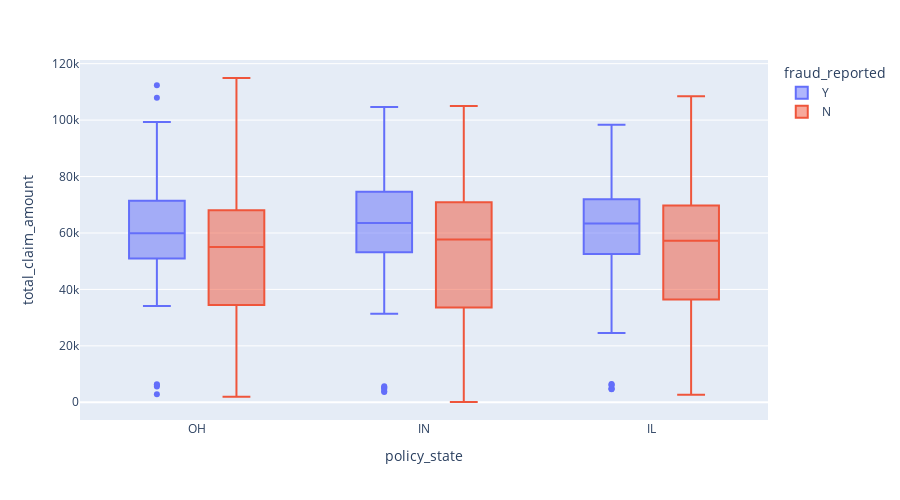

Source (notebook cell):
### Markdown cell above
### 2.2 Distribution of Total Claim Amount by Policy State and Fraud Status

### Code cell
fig = px.box(insurance_claim, x="policy_state", y="total_claim_amount", color="fraud_reported")
fig.update_layout(
    width=900,     # customize width
    height=500     # customize height
)
fig.show()

### Figure 1 — Plotly figure (JSON) as saved in the notebook; plotly's stock layout.template omitted (floating-point values rounded to 4 significant figures; data arrays with more than 128 entries replaced by an {"elided": "..."} marker saying what was removed)
{"data": [{"alignmentgroup": "True", "hovertemplate": "fraud_reported=Y<br>policy_state=%{x}<br>total_claim_amount=%{y}<extra></extra>", "legendgroup": "Y", "marker": {"color": "#636efa"}, "name": "Y", "notched": false, "offsetgroup": "Y", "orientation": "v", "showlegend": true, "type": "box", "x": {"elided": "247 str values"}, "x0": " ", "xaxis": "x", "y": {"elided": "247 int values"}, "y0": " ", "yaxis": "y"}, {"alignmentgroup": "True", "hovertemplate": "fraud_reported=N<br>policy_state=%{x}<br>total_claim_amount=%{y}<extra></extra>", "legendgroup": "N", "marker": {"color": "#EF553B"}, "name": "N", "notched": false, "offsetgroup": "N", "orientation": "v", "showlegend": true, "type": "box", "x": {"elided": "752 str values"}, "x0": " ", "xaxis": "x", "y": {"elided": "752 int values"}, "y0": " ", "yaxis": "y"}], "layout": {"boxmode": "group", "height": 500, "legend": {"title": {"text": "fraud_reported"}, "tracegroupgap": 0}, "margin": {"t": 60}, "width": 900, "xaxis": {"anchor": "y", "domain": [0, 1], "title": {"text": "policy_state"}}, "yaxis": {"anchor": "x", "domain": [0, 1], "title": {"text": "total_claim_amount"}}}}
